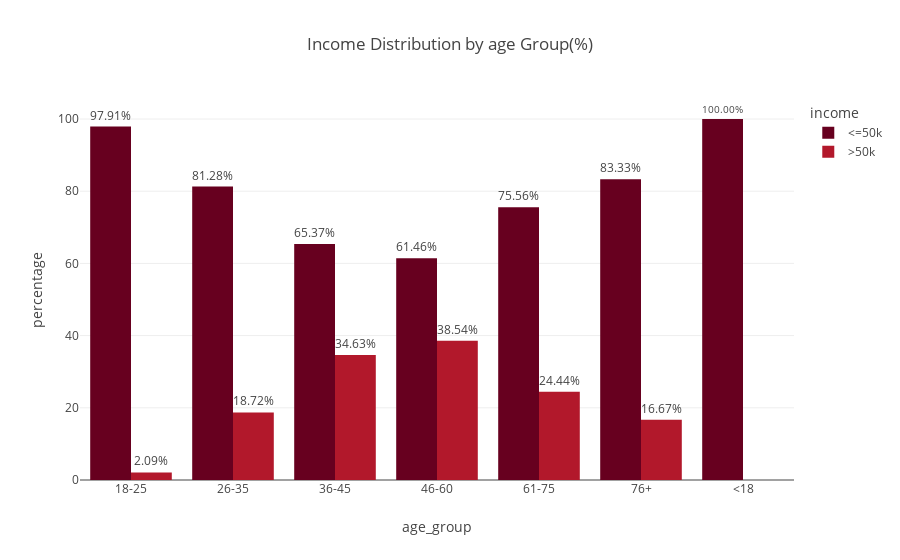

The code cell stored with this chart in its notebook:
### Markdown cell above
- The bar chart visualizes the income distribution across age groups, using percentages within each group. There is an evident pattern in terms of income progression over the years with a gradual increase in terms of the number of people earning >50K starting from 0 amongst those aged 18 and below, peaking between 36 and 60 years, then declining after 60 years but not to zero.

### Code cell
themes = ["plotly", "plotly_white", "plotly_dark", "ggplot2", "seaborn", "simple_white", "presentation", "xgridoff", "ygridoff", "gridon", "none"]

for theme in themes:
    fig.update_layout(template=theme)
fig.show()
fig.write_image(os.path.join(results_dir,'income_distribution_AGEgroup_chart.jpg'))
fig.write_image(os.path.join(results_dir,'income_distribution_AGEgroup_chart.png'))
fig.write_html(os.path.join(results_dir,'income_distribution_AGEgroup_chart.html'))

### Figure 1 — Plotly figure (JSON) as saved in the notebook; plotly's stock layout.template omitted (floating-point values rounded to 4 significant figures)
{"data": [{"alignmentgroup": "True", "hovertemplate": "income=<=50k<br>age_group=%{x}<br>percentage=%{text}<extra></extra>", "legendgroup": "<=50k", "marker": {"color": "rgb(103,0,31)", "pattern": {"shape": ""}}, "name": "<=50k", "offsetgroup": "<=50k", "orientation": "v", "showlegend": true, "text": [97.91, 81.28, 65.37, 61.46, 75.56, 83.33, 100.0], "textposition": "outside", "texttemplate": "%{text:.2f}%", "type": "bar", "x": ["18-25", "26-35", "36-45", "46-60", "61-75", "76+", "<18"], "xaxis": "x", "y": [97.91, 81.28, 65.37, 61.46, 75.56, 83.33, 100.0], "yaxis": "y"}, {"alignmentgroup": "True", "hovertemplate": "income=>50k<br>age_group=%{x}<br>percentage=%{text}<extra></extra>", "legendgroup": ">50k", "marker": {"color": "rgb(178,24,43)", "pattern": {"shape": ""}}, "name": ">50k", "offsetgroup": ">50k", "orientation": "v", "showlegend": true, "text": [2.093, 18.72, 34.63, 38.54, 24.44, 16.67], "textposition": "outside", "texttemplate": "%{text:.2f}%", "type": "bar", "x": ["18-25", "26-35", "36-45", "46-60", "61-75", "76+"], "xaxis": "x", "y": [2.093, 18.72, 34.63, 38.54, 24.44, 16.67], "yaxis": "y"}], "layout": {"autosize": true, "barmode": "group", "legend": {"title": {"text": "income"}, "tracegroupgap": 0}, "paper_bgcolor": "rgba(0, 0, 0, 0)", "plot_bgcolor": "rgba(0, 0, 0, 0)", "title": {"text": "Income Distribution by age Group(%)"}, "xaxis": {"anchor": "y", "autorange": true, "domain": [0, 1], "range": [-0.5, 6.5], "title": {"text": "age_group"}, "type": "category"}, "yaxis": {"anchor": "x", "autorange": true, "domain": [0, 1], "range": [0, 105.3], "title": {"text": "percentage"}, "type": "linear"}}}
